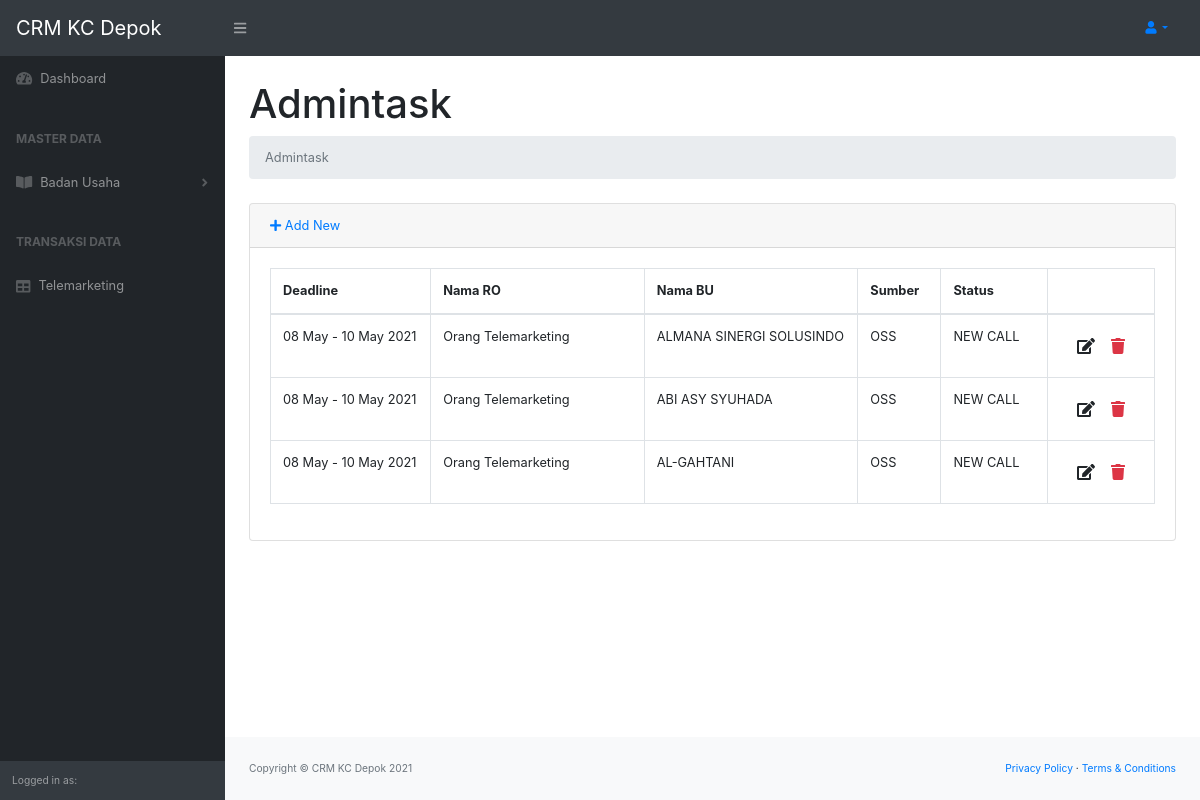
The app's page /index.php/admintask with its own data.
### tables this page shows
CREATE TABLE `admin_task` (
  `admin_task_id` int(11) NOT NULL,
  `start_date` date DEFAULT NULL,
  `end_date` date DEFAULT NULL,
  `data_source` varchar(255) DEFAULT NULL,
  `company_id` int(11) NOT NULL,
  `user_id` int(11) NOT NULL,
  `created_by` varchar(255) DEFAULT NULL,
  `created_at` datetime DEFAULT NULL,
  `updated_by` varchar(255) DEFAULT NULL,
  `updated_at` datetime DEFAULT NULL
);

CREATE TABLE `user` (
  `user_id` int(11) NOT NULL,
  `npp` varchar(45) DEFAULT NULL,
  `email` varchar(255) DEFAULT NULL,
  `username` varchar(255) DEFAULT NULL,
  `fullname` varchar(255) DEFAULT NULL,
  `address` varchar(255) DEFAULT NULL,
  `role` varchar(255) DEFAULT NULL,
  `password` varchar(255) DEFAULT NULL,
  `is_active` tinyint(4) DEFAULT NULL,
  `last_login` datetime DEFAULT NULL,
  `created_by` varchar(45) DEFAULT NULL,
  `created_at` datetime DEFAULT NULL,
  `updated_by` varchar(45) DEFAULT NULL,
  `updated_at` datetime DEFAULT NULL
);

CREATE TABLE `company` (
  `company_id` int(11) NOT NULL,
  `name` varchar(255) DEFAULT NULL,
  `address` text DEFAULT NULL,
  `contact` varchar(45) DEFAULT NULL,
  `pic_name` varchar(255) DEFAULT NULL,
  `email` varchar(255) DEFAULT NULL,
  `employee` int(11) DEFAULT NULL,
  `employee_family` int(11) DEFAULT NULL,
  `created_by` varchar(255) DEFAULT NULL,
  `created_at` datetime DEFAULT NULL,
  `updated_by` varchar(255) DEFAULT NULL,
  `updated_at` datetime DEFAULT NULL
);

### application/controllers/AdminTask.php (called while the page is built, shortened)
<?php
class AdminTask extends CI_Controller
{
    public function __construct()
    {
        $this->load->library('session');
        $this->load->model("admin_task_model");
        $this->load->model("user_model");
        $this->load->model("company_model");
        $this->load->library('form_validation');
    }
    public function index()
    {
        $data["admin_tasks"] = $this->admin_task_model->getAll();
        $this->load->view("admin_task/list", $data);
    }
}

### index.php (called while the page is built, shortened)
<?php
require_once BASEPATH.'core/CodeIgniter.php';

### application/models/Admin_task_model.php (called while the page is built, shortened)
<?php defined('BASEPATH') OR exit('No direct script access allowed');
class Admin_task_model extends CI_Model
{
    public function getAll()
    {
        $sql = "SELECT `a`.`admin_task_id`, `a`.`start_date`, `a`.`end_date`, CONCAT(DATE_FORMAT(`a`.`start_date`, '%d %b'), ' - ', DATE_FORMAT(`a`.`end_date`, '%d %b %Y')) AS `deadline`, `u`.`fullname`, `a`.`data_source`, `c`.`name`
        FROM `admin_task` AS `a`
        INNER JOIN `company` AS `c` ON `a`.`company_id` = `c`.`company_id`
        INNER JOIN `user` AS `u` ON `a`.`user_id` = `u`.`user_id`";
        $query = $this->db->query($sql);
        return $query->result();
    }
}

### application/views/admin_task/list.php (the view, shortened to what this page needs)
<!DOCTYPE html>
<html lang="en">
    <head>
        <?php $this->load->view("_includes/header.php");?>
    </head>
    <body class="sb-nav-fixed">
        <nav class="sb-topnav navbar navbar-expand navbar-dark bg-dark">
            <?php $this->load->view("_includes/navbar.php");?>
        </nav>
        <div id="layoutSidenav">
            <div id="layoutSidenav_nav">
                <nav class="sb-sidenav accordion sb-sidenav-dark" id="sidenavAccordion">
                    <?php $this->load->view("_includes/sidebar.php");?>
                </nav>
            </div>
            <div id="layoutSidenav_content">
                <main>
                    <div class="container-fluid">
                        <?php $this->load->view("_includes/breadcrumb.php");?>
                        <div class="card mb-4">
                            <div class="card-header">
                                <a href="<?php echo site_url('administrasi/add') ?>"><i class="fas fa-plus"></i> Add New</a>
                            </div>
                            <div class="card-body">
                                <div class="table-responsive">
                                    <table class="table table-bordered" id="dataTable" width="100%" cellspacing="0">
                                        <thead>
                                            <tr>
                                                <th>Deadline</th>
                                                <th>Nama RO</th>
                                                <th>Nama BU</th>
                                                <th>Sumber</th>
                                                <th>Status</th>
                                                <th></th>
                                            </tr>
                                        </thead>
                                        <tbody>
                                            <?php foreach ($admin_tasks as $admin_task): ?>
                                            <tr>
                                                <td width="15%">
                                                    <?php echo $admin_task->deadline ?>
                                                </td>
                                                <td width="20%">
                                                    <?php echo $admin_task->fullname ?>
                                                </td>
                                                <td width="20%">
                                                    <?php echo $admin_task->name ?>
                                                </td>
                                                <td width="5%">
                                                    <?php echo $admin_task->data_source ?>
                                                </td>
                                                <td width="10%">
                                                    NEW CALL
                                                </td>
                                                <td width="10%" style="text-align: center;">
                                                    <a href="<?php echo site_url('administrasi/edit/'.$admin_task->admin_task_id) ?>"
                                                    class="btn btn-small" style="padding-right: 5px;padding-left: 5px;"><i class="fas fa-edit"></i></a>
                                                    <a onclick="deleteConfirm('<?php echo site_url('administrasi/delete/'.$admin_task->admin_task_id) ?>')"
                                                    href="#!" class="btn btn-small text-danger" style="padding-right: 5px;padding-left: 5px;"><i class="fas fa-trash"></i></a>
                                                </td>
                                            </tr>
                                            <?php endforeach; ?>
                                        </tbody>
                                    </table>
                                </div>
                            </div>
                        </div>
                    </div>
                </main>
                <?php $this->load->view("_includes/footer.php");?>
            </div>
        </div>
    </body>
</html>

### application/views/_includes/header.php (shortened to what this page needs)
<link href="<?= base_url('assets/css/styles.css')?>" rel="stylesheet" />
<link href="<?= base_url('assets/css/jquery-ui.css')?>" rel="stylesheet" />
<link href="https://cdn.datatables.net/1.10.20/css/dataTables.bootstrap4.min.css" rel="stylesheet" />

### application/views/_includes/navbar.php (shortened to what this page needs)
<a class="navbar-brand" href="index.html">CRM KC Depok</a>
<button class="btn btn-link btn-sm order-1 order-lg-0" id="sidebarToggle" href="#!"><i class="fas fa-bars"></i></button>
<div class="dropdown">
    <a class="nav-link dropdown-toggle" id="dLabel" href="#" role="button" data-toggle="dropdown" aria-haspopup="true" aria-expanded="false"><i class="fas fa-user fa-fw"></i></a>
</div>

### application/views/_includes/sidebar.php (shortened to what this page needs)
<div class="sb-sidenav-menu">
    <div class="nav">
        <a class="nav-link" href="index.html">
            <div class="sb-nav-link-icon"><i class="fas fa-tachometer-alt"></i></div>
            Dashboard
        </a>
        <div class="sb-sidenav-menu-heading">Master Data</div>
        <a class="nav-link collapsed" href="#" data-toggle="collapse" data-target="#collapsePages" aria-expanded="false" aria-controls="collapsePages">
            <div class="sb-nav-link-icon"><i class="fas fa-book-open"></i></div>
            Badan Usaha
            <div class="sb-sidenav-collapse-arrow"><i class="fas fa-angle-down"></i></div>
        </a>
        <div class="sb-sidenav-menu-heading">Transaksi Data</div>
        <a class="nav-link" href="<?php echo site_url('telemarketing'); ?>">
            <div class="sb-nav-link-icon"><i class="fas fa-table"></i></div>
            Telemarketing
        </a>
    </div>
</div>
<div class="sb-sidenav-footer">
    <div class="small">Logged in as:</div>
</div>

### application/views/_includes/breadcrumb.php
<h1 class="mt-4"><?php echo (count($this->uri->segments) > 0) ? ucwords(str_replace("-", " ", $this->uri->segments[1])) : "Dashboard"; ?></h1>
<ol class="breadcrumb mb-4">
    <?php foreach ($this->uri->segments as $segment): ?>
        <?php
            $url = substr($this->uri->uri_string, 0, strpos($this->uri->uri_string, $segment)) . $segment;
            $is_active =  $url == $this->uri->uri_string;
        ?>
        <li class="breadcrumb-item <?php echo $is_active ? 'active': '' ?>">
            <?php if($is_active): ?>
                <?php echo ucwords(str_replace("-", " ",$segment)) ?>
            <?php else: ?>
                <a href="<?php echo site_url($url) ?>"><?php echo ucwords(str_replace("-", " ",$segment)) ?></a>
            <?php endif; ?>
        </li>
    <?php endforeach; ?>
</ol>

### application/views/_includes/footer.php
<footer class="py-4 bg-light mt-auto">
    <div class="container-fluid">
        <div class="d-flex align-items-center justify-content-between small">
            <div class="text-muted">Copyright &copy; <?php echo SITE_NAME ." ". Date('Y') ?></div>
            <div>
                <a href="#">Privacy Policy</a>
                &middot;
                <a href="#">Terms &amp; Conditions</a>
            </div>
        </div>
    </div>
</footer>

### records on screen
admin_task: deadline "08 May - 10 May 2021", user.fullname "Orang Telemarketing", company.name "ALMANA SINERGI SOLUSINDO", data_source "OSS"
admin_task: deadline "08 May - 10 May 2021", user.fullname "Orang Telemarketing", company.name "ABI ASY SYUHADA", data_source "OSS"
admin_task: deadline "08 May - 10 May 2021", user.fullname "Orang Telemarketing", company.name "AL-GAHTANI", data_source "OSS"

### other values on screen
str_replace("-", " ", $this->uri->segments[1]) "Admintask"
str_replace("-", " ",$segment) "Admintask"
SITE_NAME "CRM KC Depok"
Date('Y') "2021"
